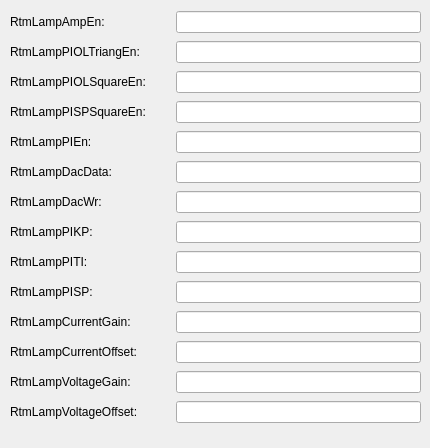
     <widget class="QWidget" name="tab_8">
      <attribute name="title">
       <string>CH5</string>
      </attribute>
      <widget class="QWidget" name="gridLayoutWidget_7">
       <property name="geometry">
        <rect>
         <x>10</x>
         <y>9</y>
         <width>411</width>
         <height>430</height>
        </rect>
       </property>
       <layout class="QGridLayout" name="gridLayout_7">
        <item row="16" column="0">
         <widget class="QLabel" name="label_75">
          <property name="text">
           <string>RtmLampPIOLSquareEn:</string>
          </property>
         </widget>
        </item>
        <item row="15" column="0">
         <widget class="QLabel" name="label_71">
          <property name="text">
           <string>RtmLampPIOLTriangEn:     </string>
          </property>
         </widget>
        </item>
        <item row="22" column="2">
         <widget class="PyDMLineEdit" name="PyDMLineEdit_62">
          <property name="toolTip">
           <string/>
          </property>
          <property name="channel" stdset="0">
           <string>XX-99SL01:DI-FOFBCtrl:RtmLampPITICH5-SP</string>
          </property>
         </widget>
        </item>
        <item row="14" column="1">
         <widget class="PyDMLabel" name="PyDMLabel_75">
          <property name="toolTip">
           <string/>
          </property>
          <property name="channel" stdset="0">
           <string>XX-99SL01:DI-FOFBCtrl:RtmLampAmpEnCH5-RB</string>
          </property>
         </widget>
        </item>
        <item row="21" column="1">
         <widget class="PyDMLabel" name="PyDMLabel_76">
          <property name="toolTip">
           <string/>
          </property>
          <property name="channel" stdset="0">
           <string>XX-99SL01:DI-FOFBCtrl:RtmLampPIKPCH5-RB</string>
          </property>
         </widget>
        </item>
        <item row="21" column="2">
         <widget class="PyDMLineEdit" name="PyDMLineEdit_68">
          <property name="toolTip">
           <string/>
          </property>
          <property name="channel" stdset="0">
           <string>XX-99SL01:DI-FOFBCtrl:RtmLampPIKPCH5-SP</string>
          </property>
         </widget>
        </item>
        <item row="20" column="0">
         <widget class="QLabel" name="label_73">
          <property name="text">
           <string>RtmLampDacWr:</string>
          </property>
         </widget>
        </item>
        <item row="20" column="2">
         <widget class="PyDMLineEdit" name="PyDMLineEdit_66">
          <property name="toolTip">
           <string/>
          </property>
          <property name="channel" stdset="0">
           <string>XX-99SL01:DI-FOFBCtrl:RtmLampDacWrCH5-SP</string>
          </property>
         </widget>
        </item>
        <item row="17" column="1">
         <widget class="PyDMLabel" name="PyDMLabel_73">
          <property name="toolTip">
           <string/>
          </property>
          <property name="channel" stdset="0">
           <string>XX-99SL01:DI-FOFBCtrl:RtmLampPISPSquareEnCH5-RB</string>
          </property>
         </widget>
        </item>
        <item row="22" column="1">
         <widget class="PyDMLabel" name="PyDMLabel_72">
          <property name="toolTip">
           <string/>
          </property>
          <property name="channel" stdset="0">
           <string>XX-99SL01:DI-FOFBCtrl:RtmLampPITICH5-RB</string>
          </property>
         </widget>
        </item>
        <item row="19" column="0">
         <widget class="QLabel" name="label_68">
          <property name="text">
           <string>RtmLampDacData:</string>
          </property>
         </widget>
        </item>
        <item row="23" column="1">
         <widget class="PyDMLabel" name="PyDMLabel_67">
          <property name="toolTip">
           <string/>
          </property>
          <property name="channel" stdset="0">
           <string>XX-99SL01:DI-FOFBCtrl:RtmLampPISPCH5-RB</string>
          </property>
         </widget>
        </item>
        <item row="14" column="0">
         <widget class="QLabel" name="label_72">
          <property name="text">
           <string>RtmLampAmpEn:</string>
          </property>
         </widget>
        </item>
        <item row="15" column="2">
         <widget class="PyDMLineEdit" name="PyDMLineEdit_65">
          <property name="toolTip">
           <string/>
          </property>
          <property name="channel" stdset="0">
           <string>XX-99SL01:DI-FOFBCtrl:RtmLampPIOLTriangEnCH5-SP</string>
          </property>
         </widget>
        </item>
        <item row="25" column="0">
         <widget class="QLabel" name="label_242">
          <property name="text">
           <string>RtmLampCurrentOffset:</string>
          </property>
         </widget>
        </item>
        <item row="16" column="2">
         <widget class="PyDMLineEdit" name="PyDMLineEdit_64">
          <property name="toolTip">
           <string/>
          </property>
          <property name="channel" stdset="0">
           <string>XX-99SL01:DI-FOFBCtrl:RtmLampPIOLSquareEnCH5-SP</string>
          </property>
         </widget>
        </item>
        <item row="21" column="0">
         <widget class="QLabel" name="label_67">
          <property name="text">
           <string>RtmLampPIKP:</string>
          </property>
         </widget>
        </item>
        <item row="19" column="1">
         <widget class="PyDMLabel" name="PyDMLabel_70">
          <property name="toolTip">
           <string/>
          </property>
          <property name="channel" stdset="0">
           <string>XX-99SL01:DI-FOFBCtrl:RtmLampDacDataCH5-RB</string>
          </property>
         </widget>
        </item>
        <item row="14" column="2">
         <widget class="PyDMLineEdit" name="PyDMLineEdit_67">
          <property name="toolTip">
           <string/>
          </property>
          <property name="channel" stdset="0">
           <string>XX-99SL01:DI-FOFBCtrl:RtmLampAmpEnCH5-SP</string>
          </property>
         </widget>
        </item>
        <item row="23" column="0">
         <widget class="QLabel" name="label_76">
          <property name="text">
           <string>RtmLampPISP:</string>
          </property>
         </widget>
        </item>
        <item row="17" column="0">
         <widget class="QLabel" name="label_69">
          <property name="text">
           <string>RtmLampPISPSquareEn:</string>
          </property>
         </widget>
        </item>
        <item row="20" column="1">
         <widget class="PyDMLabel" name="PyDMLabel_68">
          <property name="toolTip">
           <string/>
          </property>
          <property name="channel" stdset="0">
           <string>XX-99SL01:DI-FOFBCtrl:RtmLampDacWrCH5-RB</string>
          </property>
         </widget>
        </item>
        <item row="24" column="0">
         <widget class="QLabel" name="label_241">
          <property name="text">
           <string>RtmLampCurrentGain:</string>
          </property>
         </widget>
        </item>
        <item row="23" column="2">
         <widget class="PyDMLineEdit" name="PyDMLineEdit_61">
          <property name="toolTip">
           <string/>
          </property>
          <property name="channel" stdset="0">
           <string>XX-99SL01:DI-FOFBCtrl:RtmLampPISPCH5-SP</string>
          </property>
         </widget>
        </item>
        <item row="19" column="2">
         <widget class="PyDMLineEdit" name="PyDMLineEdit_59">
          <property name="toolTip">
           <string/>
          </property>
          <property name="channel" stdset="0">
           <string>XX-99SL01:DI-FOFBCtrl:RtmLampDacDataCH5-SP</string>
          </property>
         </widget>
        </item>
        <item row="18" column="0">
         <widget class="QLabel" name="label_70">
          <property name="text">
           <string>RtmLampPIEn:</string>
          </property>
         </widget>
        </item>
        <item row="22" column="0">
         <widget class="QLabel" name="label_74">
          <property name="text">
           <string>RtmLampPITI:</string>
          </property>
         </widget>
        </item>
        <item row="17" column="2">
         <widget class="PyDMLineEdit" name="PyDMLineEdit_63">
          <property name="toolTip">
           <string/>
          </property>
          <property name="channel" stdset="0">
           <string>XX-99SL01:DI-FOFBCtrl:RtmLampPISPSquareEnCH5-SP</string>
          </property>
         </widget>
        </item>
        <item row="18" column="2">
         <widget class="PyDMLineEdit" name="PyDMLineEdit_60">
          <property name="toolTip">
           <string/>
          </property>
          <property name="channel" stdset="0">
           <string>XX-99SL01:DI-FOFBCtrl:RtmLampPIEnCH5-SP</string>
          </property>
         </widget>
        </item>
        <item row="15" column="1">
         <widget class="PyDMLabel" name="PyDMLabel_74">
          <property name="toolTip">
           <string/>
          </property>
          <property name="channel" stdset="0">
           <string>XX-99SL01:DI-FOFBCtrl:RtmLampPIOLTriangEnCH5-RB</string>
          </property>
         </widget>
        </item>
        <item row="16" column="1">
         <widget class="PyDMLabel" name="PyDMLabel_71">
          <property name="toolTip">
           <string/>
          </property>
          <property name="channel" stdset="0">
           <string>XX-99SL01:DI-FOFBCtrl:RtmLampPIOLSquareEnCH5-RB</string>
          </property>
         </widget>
        </item>
        <item row="18" column="1">
         <widget class="PyDMLabel" name="PyDMLabel_69">
          <property name="toolTip">
           <string/>
          </property>
          <property name="channel" stdset="0">
           <string>XX-99SL01:DI-FOFBCtrl:RtmLampPIEnCH5-RB</string>
          </property>
         </widget>
        </item>
        <item row="26" column="0">
         <widget class="QLabel" name="label_243">
          <property name="text">
           <string>RtmLampVoltageGain:</string>
          </property>
         </widget>
        </item>
        <item row="27" column="0">
         <widget class="QLabel" name="label_244">
          <property name="text">
           <string>RtmLampVoltageOffset:</string>
          </property>
         </widget>
        </item>
        <item row="24" column="1">
         <widget class="PyDMLabel" name="PyDMLabel_169">
          <property name="toolTip">
           <string/>
          </property>
          <property name="channel" stdset="0">
           <string>XX-99SL01:DI-FOFBCtrl:RtmLampWvfGainCH5-SP</string>
          </property>
         </widget>
        </item>
        <item row="25" column="1">
         <widget class="PyDMLabel" name="PyDMLabel_170">
          <property name="toolTip">
           <string/>
          </property>
          <property name="channel" stdset="0">
           <string>XX-99SL01:DI-FOFBCtrl:RtmLampWvfOffsetCH5-SP</string>
          </property>
         </widget>
        </item>
        <item row="26" column="1">
         <widget class="PyDMLabel" name="PyDMLabel_171">
          <property name="toolTip">
           <string/>
          </property>
          <property name="channel" stdset="0">
           <string>XX-99SL01:DI-FOFBCtrl:RtmLampWvfGainCH13-SP</string>
          </property>
         </widget>
        </item>
        <item row="27" column="1">
         <widget class="PyDMLabel" name="PyDMLabel_172">
          <property name="toolTip">
           <string/>
          </property>
          <property name="channel" stdset="0">
           <string>XX-99SL01:DI-FOFBCtrl:RtmLampWvfOffsetCH13-SP</string>
          </property>
         </widget>
        </item>
        <item row="24" column="2">
         <widget class="PyDMLineEdit" name="PyDMLineEdit_96">
          <property name="toolTip">
           <string/>
          </property>
          <property name="channel" stdset="0">
           <string>XX-99SL01:DI-FOFBCtrl:RtmLampWvfGainCH5-SP</string>
          </property>
         </widget>
        </item>
        <item row="25" column="2">
         <widget class="PyDMLineEdit" name="PyDMLineEdit_97">
          <property name="toolTip">
           <string/>
          </property>
          <property name="channel" stdset="0">
           <string>XX-99SL01:DI-FOFBCtrl:RtmLampWvfOffsetCH5-SP</string>
          </property>
         </widget>
        </item>
        <item row="26" column="2">
         <widget class="PyDMLineEdit" name="PyDMLineEdit_98">
          <property name="toolTip">
           <string/>
          </property>
          <property name="channel" stdset="0">
           <string>XX-99SL01:DI-FOFBCtrl:RtmLampWvfGainCH13-SP</string>
          </property>
         </widget>
        </item>
        <item row="27" column="2">
         <widget class="PyDMLineEdit" name="PyDMLineEdit_99">
          <property name="toolTip">
           <string/>
          </property>
          <property name="channel" stdset="0">
           <string>XX-99SL01:DI-FOFBCtrl:RtmLampWvfOffsetCH13-SP</string>
          </property>
         </widget>
        </item>
       </layout>
      </widget>
     </widget>
